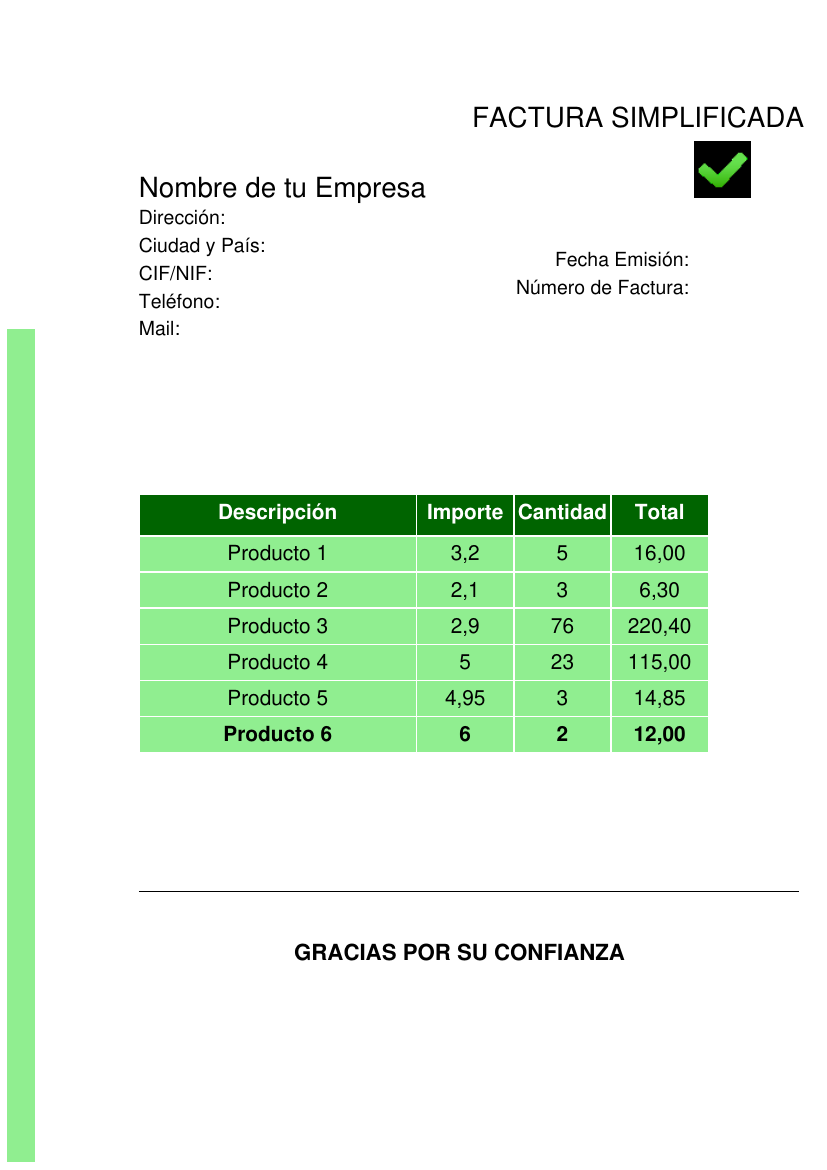

Here is the Python script that generated this plot:
from PyQt6.QtCore import QAbstractTableModel, Qt
import sys
from decimal import Decimal
from PyQt6.QtWidgets import QApplication, QMainWindow, QVBoxLayout, QWidget, QPushButton, QTableView, QLabel, QLineEdit, \
    QInputDialog
from PyQt6.QtCore import Qt, QAbstractTableModel
from reportlab.pdfgen import canvas
from reportlab.platypus import SimpleDocTemplate, Table, TableStyle
from reportlab.lib.pagesizes import A4
from reportlab.lib import colors


class ModeloTaboa(QAbstractTableModel):
    def __init__(self, datos):
        super().__init__()  # Llama al inicializador de la clase base (QAbstractTableModel).
        self.datos = datos  # Inicializa el atributo 'datos' con los datos proporcionados.

    def rowCount(self, index):
        return len(self.datos)  # Devuelve el número de filas en los datos.

    def columnCount(self, index):
        return len(self.datos[0])  # Devuelve el número de columnas en los datos (se asume que todas las filas tienen la misma cantidad de columnas).

    def data(self, index, role=Qt.ItemDataRole.DisplayRole):
        if index.isValid():  # Verifica si el índice es válido.
            if role == Qt.ItemDataRole.DisplayRole or role == Qt.ItemDataRole.EditRole:  # Verifica si el rol es para mostrar o editar datos.
                value = self.datos[index.row()][index.column()]  # Obtiene el valor en la posición del índice.
                return str(value)  # Devuelve el valor convertido a cadena.

    def setData(self, index, value, role):
        if role == Qt.ItemDataRole.EditRole:  # Verifica si el rol es para editar datos.
            self.datos[index.row()][index.column()] = value  # Actualiza el valor en la posición del índice con el nuevo valor.
            return True  # Devuelve True para indicar que la operación fue exitosa.
        return False  # Devuelve False si el rol no es para editar datos.

    def flags(self, index):# Para que puedan ser editables, seleccionables, etc
        return Qt.ItemFlag.ItemIsEditable | Qt.ItemFlag.ItemIsSelectable | Qt.ItemFlag.ItemIsEnabled


class MainWindow(QMainWindow):
    def __init__(self):
        super().__init__()
        self.setWindowTitle("Generador de Facturas")

        cajav = QVBoxLayout()

        # LISTA CON CONTENIDO DE TABLA
        self.tabla_data = [
            ['Producto 1', '3,2', '5', '16,00'],
            ['Producto 2', '2,1', '3', '6,30'],
            ['Producto 3', '2,9', '76', '220,40'],
            ['Producto 4', '5', '23', '115,00'],
            ['Producto 5', '4,95', '3', '14,85'],
            ['Producto 6', '6', '2', '12,00']
        ]

        # BOTONES Y TXT
        direccion = QLabel("Direccion")
        cajav.addWidget(direccion)
        self.txtdireccion = QLineEdit()  # Agregar self
        cajav.addWidget(self.txtdireccion)
        ciudad = QLabel("Ciudad")
        cajav.addWidget(ciudad)
        self.txtciudad = QLineEdit()  # Agregar self
        cajav.addWidget(self.txtciudad)
        cif_nif = QLabel("CIF/NIF")
        cajav.addWidget(cif_nif)
        self.txtnif = QLineEdit()  # Agregar self
        cajav.addWidget(self.txtnif)
        telefono = QLabel("Teléfono")
        cajav.addWidget(telefono)
        self.txttelefono = QLineEdit()  # Agregar self
        cajav.addWidget(self.txttelefono)
        mail = QLabel("Mail")
        cajav.addWidget(mail)
        self.textemail = QLineEdit()  # Agregar self
        cajav.addWidget(self.textemail)
        fecha_emision = QLabel("Fecha de Emisión")
        cajav.addWidget(fecha_emision)
        self.txtfecha = QLineEdit()  # Agregar self
        cajav.addWidget(self.txtfecha)
        num_factura = QLabel("Número de Factura")
        cajav.addWidget(num_factura)
        self.txtnumfactura = QLineEdit()  # Agregar self
        cajav.addWidget(self.txtnumfactura)


        # TABLA
        self.table_view = QTableView()
        self.table_view.setModel(ModeloTaboa(self.tabla_data))
        self.table_view.setSelectionMode(QTableView.SelectionMode.SingleSelection)
        self.table_view.setSelectionBehavior(QTableView.SelectionBehavior.SelectRows)
        self.table_view.setEditTriggers(QTableView.EditTrigger.AllEditTriggers)
        cajav.addWidget(self.table_view)


        # BOTÓN AGREGAR PRODUCTO
        self.botonAnhadir = QPushButton("Agregar Producto")
        self.botonAnhadir.clicked.connect(self.on_botonAnhadir_clicked)
        cajav.addWidget(self.botonAnhadir)

        # BOTÓN GENERAR FACTURA
        self.botonGenerarFactura = QPushButton("Generar Factura")
        self.botonGenerarFactura.clicked.connect(self.on_botonGenerarFactura_clicked)
        cajav.addWidget(self.botonGenerarFactura)

        container = QWidget()
        container.setLayout(cajav)  # Añadir layout principal
        self.setCentralWidget(container)
        self.setFixedSize(500,700)
        self.show()

    def on_botonAnhadir_clicked(self):
        # Método para agregar un nuevo producto a la tabla
        nombreProducto, ok_name = QInputDialog.getText(self, "Agregar Producto", "Nombre del Producto:")
        precioProducto, ok_price = QInputDialog.getDouble(self, "Agregar Producto", "Precio del Producto:")
        cantidadProducto, ok_quantity = QInputDialog.getInt(self, "Agregar Producto", "Cantidad del Producto:")
        total, ok_total = QInputDialog.getDouble(self, "Total Producto", "Total del producto:")

        # Agregar los datos a la lista de datos
        nuevaFila = [nombreProducto, precioProducto, cantidadProducto, total]
        self.tabla_data.append(nuevaFila)

        # Actualizar la vista de la tabla
        self.table_view.model().layoutChanged.emit()


    def on_botonGenerarFactura_clicked(self):
        try:
            print("Generando factura...")
            # Recoger los datos de los campos de texto
            direccion = self.txtdireccion.text()
            ciudad = self.txtciudad.text()
            nif = self.txtnif.text()
            telefono = self.txttelefono.text()
            email = self.textemail.text()
            fecha = self.txtfecha.text()
            numeroFactura = self.txtnumfactura.text()

            # Crear el archivo PDF
            c = canvas.Canvas("facturaAbstractTable.pdf", pagesize=A4)
            c.setFont("Helvetica", 20)
            c.drawString(340, 750, "FACTURA SIMPLIFICADA")

            c.setFont("Helvetica", 20)
            c.drawString(100, 700, "Nombre de tu Empresa")

            c.drawImage("check.png", 500, 700, 40, 40)

            c.setFont("Helvetica", 14)
            c.drawString(100, 680, "Dirección: ")
            direccion_texto = c.beginText(200, 680)
            direccion_texto.textLine(direccion)
            c.drawText(direccion_texto)

            c.setFont("Helvetica", 14)
            c.drawString(100, 660, "Ciudad y País: ")
            ciudadPais = c.beginText(200, 660)
            ciudadPais.textLine(ciudad)
            c.drawText(ciudadPais)

            c.setFont("Helvetica", 14)
            c.drawString(100, 640, "CIF/NIF: ")
            cifNif = c.beginText(200, 640)
            cifNif.textLine(nif)
            c.drawText(cifNif)

            c.setFont("Helvetica", 14)
            c.drawString(100, 620, "Teléfono: ")
            telefono_texto = c.beginText(200, 620)
            telefono_texto.textLine(telefono)
            c.drawText(telefono_texto)

            c.setFont("Helvetica", 14)
            c.drawString(100, 600, "Mail: ")
            mail = c.beginText(200, 600)
            mail.textLine(email)
            c.drawText(mail)

            c.setFont("Helvetica", 14)
            c.drawRightString(500, 650, "Fecha Emisión: ")
            fechaEmision = c.beginText(500, 650)
            fechaEmision.textLine(fecha)
            c.drawText(fechaEmision)

            c.setFont("Helvetica", 14)
            c.drawRightString(500, 630, "Número de Factura: ")
            numeroFactura_texto = c.beginText(500, 630)
            numeroFactura_texto.textLine(numeroFactura)
            c.drawText(numeroFactura_texto)

            # Crear datos para la tabla
            encabezadoTabla = ['Descripción', 'Importe', 'Cantidad', 'Total']
            infoTabla = self.tabla_data

            # Configurar el estilo de la tabla
            estilo = TableStyle([
                ('BACKGROUND', (0, 0), (-1, -1), colors.darkgreen), # Establece un fondo verde oscuro para la primera fila de la tabla (fila 0). Esto proporciona un fondo distintivo para el encabezado de la tabla.
                ('TEXTCOLOR', (0, 0), (-1, 0), colors.white), # Establece el color del texto en blanco para la primera fila de la tabla. Esto asegura que el texto en el encabezado sea visible sobre el fondo verde oscuro.
                ('FONTNAME', (0, 0), (-1, 0), 'Helvetica-Bold'),# Aplica la fuente "Helvetica-Bold" al texto en la primera fila de la tabla. Esto hace que el texto en el encabezado sea más grueso y destacado.
                ('BOTTOMPADDING', (0, 0), (-1, 0), 7), # Agrega un espacio adicional en la parte inferior de la primera fila. Esto proporciona un espacio visualmente agradable entre el encabezado y el resto de la tabla.
                ('BACKGROUND', (0, 1), (-1, -1), colors.lightgreen),# Establece un fondo verde claro para las filas de datos (a partir de la segunda fila hasta la penúltima fila, ya que empieza desde la fila 1). Esto ayuda a diferenciar visualmente las filas de datos del encabezado.
                #('BACKGROUND', (0, -1), (-1, -1), colors.darkgreen), # Establece un fondo verde oscuro para la última fila
                #('TEXTCOLOR', (0, -1), (-1, -1), colors.white),# Establece el color del texto en blanco para la última fila
                ('FONTNAME', (0, -1), (-1, -1), 'Helvetica-Bold'),# Aplica la fuente "Helvetica-Bold" al texto en la última fila
                #('BACKGROUND', (0, -1), (1, -1), colors.white),# Establece un fondo blanco para la última fila que no tiene datos
                ('ALIGN', (0, 0), (-1, -1), 'CENTER'), # Alinea el contenido de la tabla al centro. Especifica que tanto el texto como los números en la tabla se alineen al centro.
                ('FONTSIZE', (0, 0), (-1, -1), 15),  # Ajusta el tamaño de la fuente
                ('LEADING', (0, 0), (-1, -1), 20),  # Ajusta el espaciado entre las líneas
                ('GRID', (0, 0), (-1, -1), 1, colors.white), # Agrega bordes a todas las celdas
            ])

            # TAMAÑO TABLA
            tabla = Table(data=[encabezadoTabla] + infoTabla, colWidths=[200, 70, 70, 70])
            tabla.setStyle(estilo)

            # POSICION TABLA EN LIENZO
            tabla.wrapOn(c, 0, 0)
            tabla.drawOn(c, 100, 300)  # Ajusta las coordenadas

            c.line(100, 200, 575, 200)

            c.setFont("Helvetica-Bold", 16)
            c.drawRightString(450, 150, "GRACIAS POR SU CONFIANZA")

            # TABLA 2
            tabla_data2 = [['']]
            estilo2 = [('BACKGROUND', (0, 0), (-1, -1), colors.lightgreen)]

            # TAMAÑO TABLA 2
            tabla2 = Table(data=tabla_data2, colWidths=[20], rowHeights=[600])
            tabla2.setStyle(estilo2)

            # POSICION TABLA EN LIENZO
            tabla2.wrapOn(c, 0, 0)
            tabla2.drawOn(c, 5, 5)

            c.showPage()
            c.save()

            print("Factura generada.")
        except Exception as e:
            print(f"Error al generar la factura: {str(e)}")

if __name__ == "__main__":
    app = QApplication(sys.argv)
    window = MainWindow()
    window.show()
    sys.exit(app.exec())
